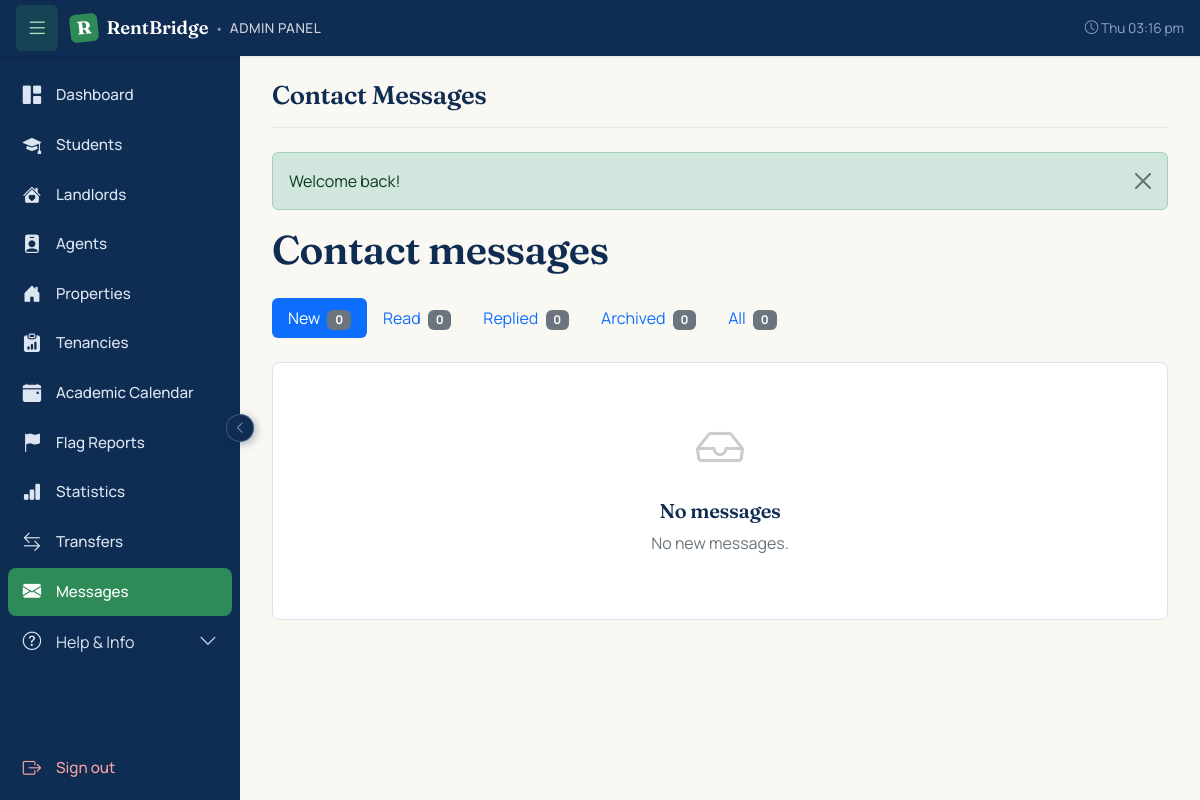
Page /admin/messages.php (signed in) on the earlier database version.
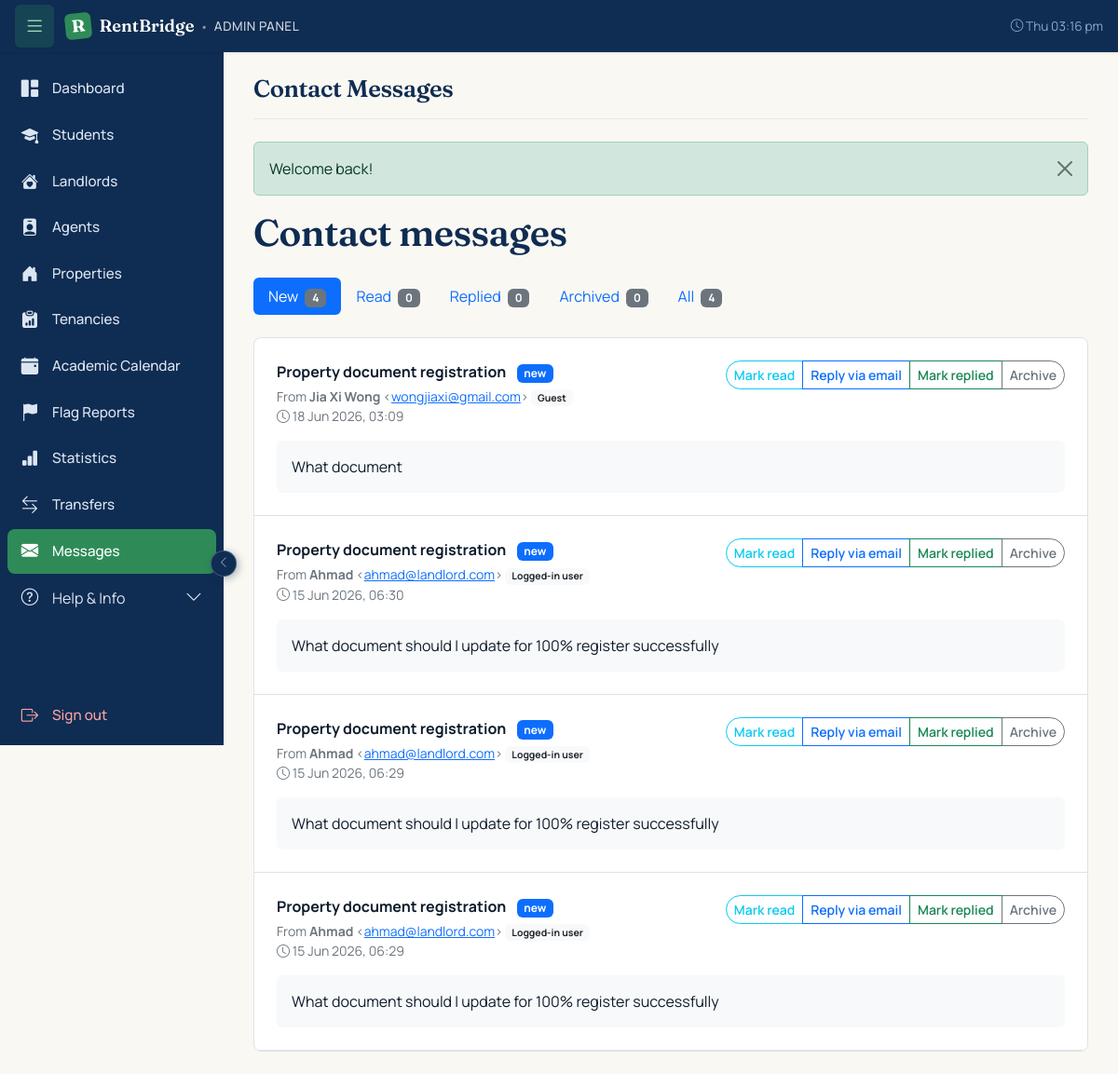
Same page on the later database version.
### tables this page shows
CREATE TABLE `contact_messages` (
  `id` int(11) NOT NULL,
  `name` varchar(150) NOT NULL,
  `email` varchar(150) NOT NULL,
  `subject` varchar(200) NOT NULL,
  `message` text NOT NULL,
  `user_id` int(11) DEFAULT NULL COMMENT 'NULL if guest submitted',
  `ip_address` varchar(45) DEFAULT NULL,
  `user_agent` varchar(255) DEFAULT NULL,
  `status` enum('new','read','replied','archived') NOT NULL DEFAULT 'new',
  `created_at` timestamp NOT NULL DEFAULT current_timestamp(),
  `replied_at` timestamp NULL DEFAULT NULL,
  `replied_by` int(11) DEFAULT NULL
);

### includes/auth.php (called while the page is built, shortened)
<?php
function e(?string $value): string {
    return htmlspecialchars($value ?? '', ENT_QUOTES | ENT_HTML5, 'UTF-8');
}

### admin/messages.php (the view, shortened to what this page needs)
<?php
require_once __DIR__ . '/../includes/auth.php';
$pdo = db();
$statusFilter = $_GET['status'] ?? 'new';
$where = $statusFilter === 'all' ? '' : 'WHERE status = ?';
$params = $statusFilter === 'all' ? [] : [$statusFilter];
$stmt = $pdo->prepare("
    SELECT * FROM contact_messages
    $where
    ORDER BY created_at DESC
    LIMIT 100
");
$stmt->execute($params);
$messages = $stmt->fetchAll();
$counts = ['new' => 0, 'read' => 0, 'replied' => 0, 'archived' => 0];
$stmt = $pdo->query("SELECT status, COUNT(*) as c FROM contact_messages GROUP BY status");
foreach ($stmt->fetchAll() as $r) {
    $counts[$r['status']] = (int)$r['c'];
}
?>
<div class="d-flex justify-content-between align-items-center mb-4">
    <h1 class="mb-0" style="font-family:'Fraunces',serif;">Contact messages</h1>
</div>
<ul class="nav nav-pills mb-4">
    <?php foreach (['new', 'read', 'replied', 'archived', 'all'] as $s):
        $count = $s === 'all' ? array_sum($counts) : ($counts[$s] ?? 0);
    ?>
        <li class="nav-item">
            <a class="nav-link <?= $statusFilter === $s ? 'active' : '' ?>"
               href="?status=<?= $s ?>">
                <?= ucfirst($s) ?>
                <span class="badge bg-secondary ms-1"><?= $count ?></span>
            </a>
        </li>
    <?php endforeach; ?>
</ul>
<?php if (empty($messages)): ?>
    <div class="bg-white border rounded-3 p-5 text-center">
        <i class="bi bi-inbox" style="font-size: 3rem; color: #ccc;"></i>
        <h5 class="mt-3 mb-2">No messages</h5>
        <p class="text-secondary">No <?= e($statusFilter) ?> messages.</p>
    </div>
<?php else: ?>
    <div class="bg-white border rounded-3 overflow-hidden">
        <?php foreach ($messages as $msg):
            $statusBadge = match($msg['status']) {
                'new'      => 'bg-primary',
                'read'     => 'bg-info text-dark',
                'replied'  => 'bg-success',
                'archived' => 'bg-secondary',
            };
        ?>
            <div class="border-bottom p-4">
                <div class="d-flex justify-content-between align-items-start mb-2">
                    <div>
                        <strong><?= e($msg['subject']) ?></strong>
                        <span class="badge <?= $statusBadge ?> ms-2"><?= e($msg['status']) ?></span>
                        <div class="small text-secondary mt-1">
                            From <strong><?= e($msg['name']) ?></strong>
                            &lt;<a href="mailto:<?= e($msg['email']) ?>"><?= e($msg['email']) ?></a>&gt;
                            <?php if ($msg['user_id']): ?>
                                <span class="badge bg-light text-dark">Logged-in user</span>
                            <?php else: ?>
                                <span class="badge bg-light text-dark">Guest</span>
                            <?php endif; ?>
                        </div>
                        <div class="small text-secondary">
                            <i class="bi bi-clock"></i>
                            <?= e(date('d M Y, H:i', strtotime($msg['created_at']))) ?>
                        </div>
                    </div>
                    <div class="btn-group btn-group-sm">
                        <?php if ($msg['status'] === 'new'): ?>
                            <a href="?mark_read=<?= (int)$msg['id'] ?>" class="btn btn-outline-info">Mark read</a>
                        <?php endif; ?>
                        <?php if (in_array($msg['status'], ['new', 'read'], true)): ?>
                            <a href="mailto:<?= e($msg['email']) ?>?subject=Re: <?= rawurlencode($msg['subject']) ?>"
                               class="btn btn-outline-primary">Reply via email</a>
                            <a href="?mark_replied=<?= (int)$msg['id'] ?>" class="btn btn-outline-success">Mark replied</a>
                        <?php endif; ?>
                        <?php if ($msg['status'] !== 'archived'): ?>
                            <a href="?archive=<?= (int)$msg['id'] ?>" class="btn btn-outline-secondary">Archive</a>
                        <?php endif; ?>
                    </div>
                </div>
                <div class="mt-3 p-3 bg-light rounded">
                    <?= nl2br(e($msg['message'])) ?>
                </div>
            </div>
        <?php endforeach; ?>
    </div>
<?php endif; ?>
<?php
require __DIR__ . '/../includes/admin_layout.php';

Differences in the rows shown:
added contact_messages: subject "Property document registration", status "new", name "Jia Xi Wong", email "wongjiaxi@gmail.com", shows "Guest", created_at "18 Jun 2026, 03:09", message "What document"
added contact_messages: subject "Property document registration", status "new", name "Ahmad", email "ahmad@landlord.com", shows "Logged-in user", created_at "15 Jun 2026, 06:30", message "What document should I update for 100% register successfully"
added contact_messages: subject "Property document registration", status "new", name "Ahmad", email "ahmad@landlord.com", shows "Logged-in user", created_at "15 Jun 2026, 06:29", message "What document should I update for 100% register successfully"
added contact_messages: subject "Property document registration", status "new", name "Ahmad", email "ahmad@landlord.com", shows "Logged-in user", created_at "15 Jun 2026, 06:29", message "What document should I update for 100% register successfully"
Other differences:
$statusFilter: "new" → (not shown)
new list line: "New 4"
new list line: "All 4"
list line gone: "New 0"
list line gone: "All 0"
text no longer shown: "No messages No messages."
